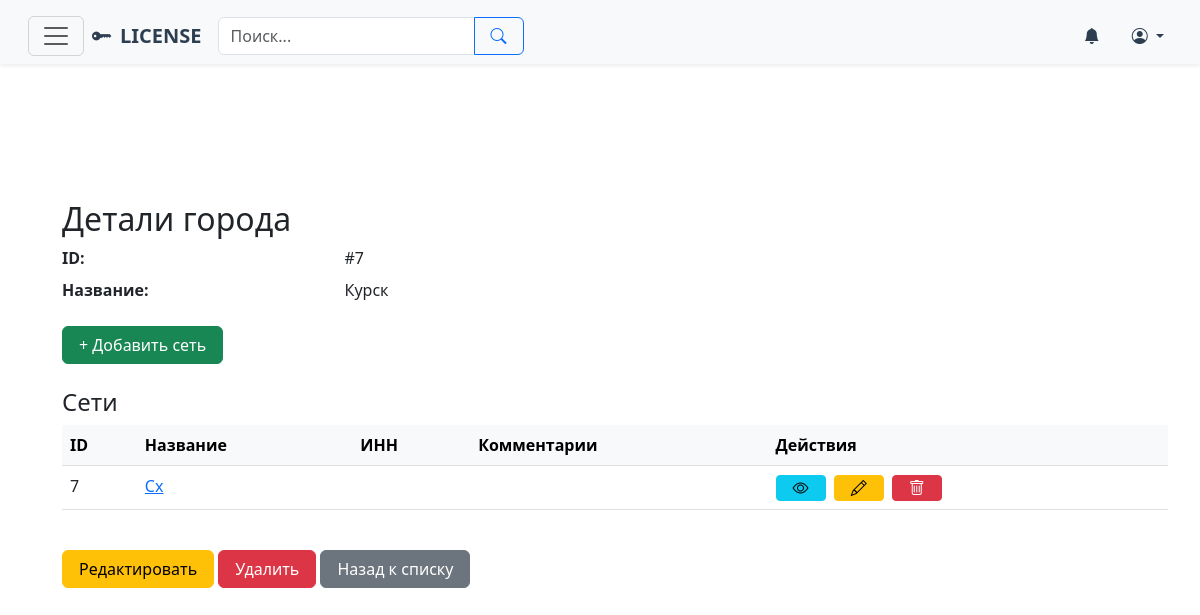
Page /cities/7/ on the committed database.
### licen/models.py (models this page shows, shortened)
class TimestampModel(models.Model):
    created_at = models.DateTimeField(auto_now_add=True, verbose_name=_('Дата создания'))
    updated_at = models.DateTimeField(auto_now=True, verbose_name=_('Дата обновления'))
    class Meta:
        abstract = True

class City(TimestampModel):
    name = models.CharField(max_length=100, unique=True, verbose_name=_('Название города'))
    class Meta:
        verbose_name = _('Город')
        verbose_name_plural = _('Города')
        ordering = ['name']

class LegalEntity(TimestampModel):
    name = models.CharField(max_length=255, verbose_name=_('Наименование сети'))
    comments = models.TextField(blank=True, null=True, verbose_name=_('Комментарии'))
    city = models.ForeignKey(
        City,
        on_delete=models.PROTECT,
        related_name='legal_entities',
        verbose_name=_('Город')
    )
    def __str__(self):
        return self.name
    class Meta:
        verbose_name = _('Сеть')
        verbose_name_plural = _('Сети')
        ordering = ['name']
        unique_together = ['name', 'city']

### licen/views.py (the view)
# urls.py: path('cities/<int:pk>/', city_detail, name='city-detail'),
def city_detail(request, pk):
    city = get_object_or_404(City, pk=pk)
    legal_entities = LegalEntity.objects.filter(city=city)
    return render(request, 'licen/city/city_detail.html', {
        'city': city,
        'legal_entities': legal_entities
    })

### licen/models.py (called while the page is built)
    def __str__(self):
        return f"{self.name} (ИНН: {self.inn})"

    def __str__(self):
        return f"{self.address} ({self.network})"

### licen/templates/licen/city/city_detail.html (shortened to what this page needs)
{% extends "base.html" %}
{% block content %}
<div class="container mt-5">
    <h2>Детали города</h2>
    <dl class="row">
        <dt class="col-sm-3">ID:</dt>
        <dd class="col-sm-9">#{{ city.id }}</dd>
        <dt class="col-sm-3">Название:</dt>
        <dd class="col-sm-9">{{ city.name }}</dd>
    </dl>
    <a href="{% url 'legal-entity-create-for-city' city.id %}" class="btn btn-success mb-4">+ Добавить сеть</a>
    {% if legal_entities %}
    <h4>Сети</h4>
    <div class="table-responsive d-none d-md-block">
        <table class="table table-hover">
            <thead class="table-light">
                <tr>
                    <th>ID</th>
                    <th>Название</th>
                    <th>ИНН</th>
                    <th>Комментарии</th>
                    <th>Действия</th>
                </tr>
            </thead>
            <tbody>
                {% for entity in legal_entities %}
                <tr>
                    <td>{{ entity.id }}</td>
                    <td><a href="{% url 'legal-entity-detail' entity.id %}">{{ entity.name }}</a></td>
                    <td>{{ entity.inn }}</td>
                    <td>{{ entity.comments|truncatechars:50 }}</td>
                    <td class="text-nowrap">
                        <a href="{% url 'legal-entity-detail' entity.id %}" class="btn btn-sm btn-info me-1"><i class="bi bi-eye"></i></a>
                        <a href="{% url 'legal-entity-update' entity.id %}" class="btn btn-sm btn-warning me-1"><i class="bi bi-pencil"></i></a>
                        <a href="{% url 'legal-entity-delete' entity.id %}" class="btn btn-sm btn-danger"><i class="bi bi-trash"></i></a>
                    </td>
                </tr>
                {% endfor %}
            </tbody>
        </table>
    </div>
    {% else %}
    <p class="text-muted">В этом городе пока нет сетей.</p>
    {% endif %}
    <div class="mt-4">
        <a href="{% url 'city-update' city.id %}" class="btn btn-warning">Редактировать</a>
        <a href="{% url 'city-delete' city.id %}" class="btn btn-danger">Удалить</a>
        <a href="{% url 'city-list' %}" class="btn btn-secondary">Назад к списку</a>
    </div>
</div>
{% endblock %}

### licen/templates/base.html (style rules this page uses)
.table thead th { background-color: #f8f9fa; }
.btn { padding-left: 1rem; padding-right: 1rem; }
.btn i { display: flex; align-items: center; }
.btn-sm i { font-size: 1rem; }

### rows in the picture
City: id "7", name "Курск"
LegalEntity: id "7", name "Сх"
